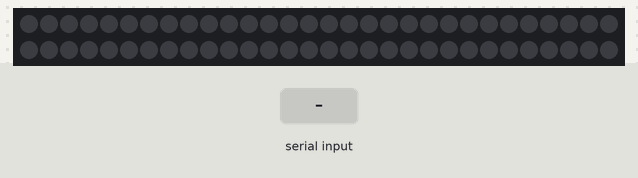
A sketch run on a simulated Arduino Uno, built with avr-gcc and run on an emulated ATmega328P. Shown: 60 RGB LEDs in strip order, left to right, continuing on the next row. Inputs (shaded band) come from the test bench. Dim RGB values are drawn brighter than linear; colours are those a GRB WS2812 strip shows for the declared byte order; random numbers use the default seed unless the sketch sets one.

Above: at 1.2 s.
1.3 s: "$" received over Serial
6.1 s: "#" received over Serial
9.1 s: "/" received over Serial
At 10.0 s:
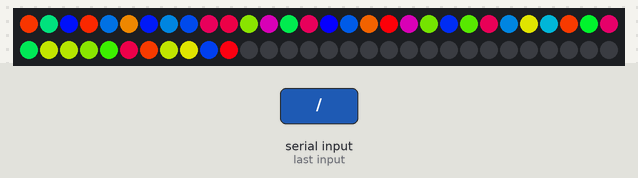
10.8 s: "5\n" received over Serial
At 11.8 s:
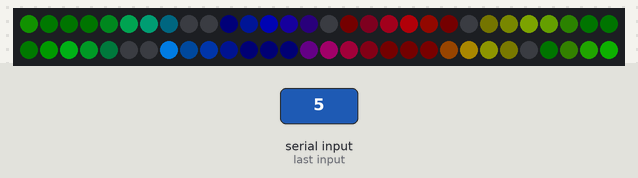
13.8 s: "*" received over Serial
At 15.22 s:
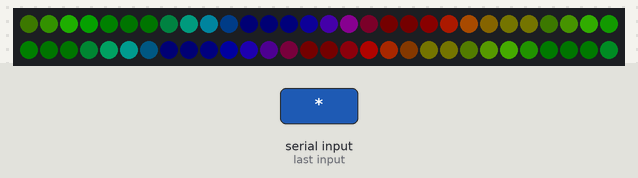
16.8 s: "1\n" received over Serial
At 17.5 s:
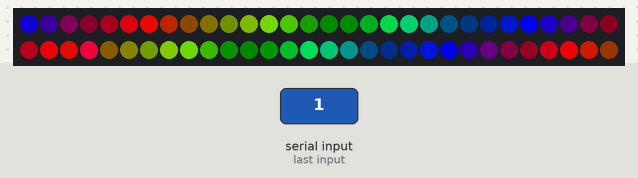

The sketch:

StrangerLights.ino
```cpp
//original neopixels version https://create.arduino.cc/projecthub/3Derp/programmable-stranger-things-light-wall-costume-eaa668
// original code by Michael Barretta
//Edited for FastLED, Optimized and Added Numbers.
//Created by Zombodotcom

#include <FastLED.h>
#define DATA_PIN 3
#define COLOR_ORDER RGB

#define ONDELAY 750
#define OFFDELAY 500
#define NUM_LEDS 60
int mode=0;


String txtMsg = "/";    // Initialize default string for incoming text
CRGB leds[NUM_LEDS];

// Array to transpose incoming ascii positions to corresponding positions in light fixture
const int charPos[36] {
  6, //A
  7, //B
  8, //C
  9, //D
  10, //E
  11, //F
  12, //G
  13, //H
  22, //I
  21, //J
  20, //K
  19, //L
  18, //M
  17, //N
  16, //O
  15, //P
  14, //Q
  23, //R
  24, //S
  25, //T
  26, //U
  27, //V
  28, //W
  29, //X
  30, //Y
  31, //z


};
// number array
const int numPos[11] {
  32,//0
  33,//1
  34,//2
  35,//3
  36,//4
  37,//5
  38,//6
  39,//7
  40,//8
  41,//9
  0// space

};

void setup() {
  FastLED.addLeds<WS2812B, DATA_PIN, COLOR_ORDER>(leds, NUM_LEDS); //setting up the FastLED
  FastLED.clear();
  FastLED.show();
  // Open serial communications and wait for port to open:
  Serial.begin(9600);
  while (!Serial) {
    ; // wait for serial port to connect. Needed for native USB port only
  }
}

// Program to step through string character by character and perform an action
void printChar(String input) {

  for (int i = 0; i < input.length(); i++) {
    //find the value of the character
    int let = ((int)input[i]);

    //if it is a space , go to the space position of the LEDS in this first draft it is in the numPos Array at 10
    if (let == 32) {
    leds[numPos[10]] = CHSV(random8(), 255, 255); // chsv random 8 makes it a random color each time
      FastLED.show();
      delay(ONDELAY);
      leds[numPos[10]] = CRGB::Black; // turn the space led off
      FastLED.show();
      delay(OFFDELAY);
    }
  // check to see if it is a letter if it is use the charPos array for the led
    if (let >= 97 && let <= 122) {
    int let1 = let - 97;
    leds[charPos[let1]] = CHSV(random8(), 255, 255);
      FastLED.show();
      delay(ONDELAY);
      // leds[charPos[pos]].setRGB(0,0,0);
      leds[charPos[let1]] = CRGB::Black;
      FastLED.show();
      delay(OFFDELAY);
    }
    //check to see if it is a number, if it is use the numpos array for the led
    if (let >= 48 && let <= 57) {
    int numa = let - 48;
    leds[numPos[numa]] = CHSV(random8(), 255, 255);
      FastLED.show();
      delay(ONDELAY);
      // leds[charPos[pos]].setRGB(0,0,0);
      leds[numPos[numa]] = CRGB::Black;
      FastLED.show();
      delay(OFFDELAY);
    }
  }
}


void blinkConst(void) {

  int blinkCount = 0;
  int i;

  while (blinkCount < 3) {
    for (i = 0; i < NUM_LEDS; i++) {
      leds[i] = CHSV(random8(), 255, 255);;
    }
    FastLED.show();
    delay(ONDELAY);
    for (i = 0; i < NUM_LEDS; i++) {
      leds[i] = CHSV(0, 0, 0);;
    }
    FastLED.show();
    delay(OFFDELAY);
    blinkCount++;
  }
}

// Function to blink all lights at variable speed
void blinkVar(int speed) {

  int i;

  for (i = 0; i < NUM_LEDS; i++) {
    leds[i] = CHSV(random8(), 255, 255);
  }
  FastLED.show();
  delay(speed);
  for (i = 0; i < NUM_LEDS; i++) {
    leds[i] = CHSV(0, 0, 0);
  }
  FastLED.show();
  delay(speed);
}

// Function to blink all lights randomly
void blinkRandom(int speed) {

  int i, randomNum;

  for (i = 0; i <= NUM_LEDS; i++) {
    randomNum = random(NUM_LEDS);
    leds[randomNum] = CHSV(random8(), 255, 255);
    FastLED.show();
    delay(speed);
    leds[randomNum] = CHSV(0, 0, 0);
    FastLED.show();
    delay(speed);
  }
}

// Function to blink all lights in a row
void blinkRow(int speed) {

  int i;

  for (i = 0; i < NUM_LEDS; i++) {
    leds[i] = CHSV(random8(), 255, 255);
    FastLED.show();
    delay(speed);
  }
  for (i = 0; i < NUM_LEDS; i++) {
    leds[i] = CHSV(0, 0, 0);
  }
  FastLED.show();
}


// Main program body, loop checks for new serial input and runs functions based on character input or default print function
void loop() {
//   Set string to incoming text
   delay(10);
   FastLED.show();
  while (Serial.available() > 0) {
    delay(50);
    char inChar = Serial.read();
    if (inChar == '*') { // Clear string using '*' input
      fill_solid(leds, NUM_LEDS, CRGB::Black);
      txtMsg = "";
      // erase the string so it doesnt print anything
      //set all the leds off
    }
    else if (inChar == '/') { // Clear string using '*' input
    mode=1;
    }
    else if (inChar == ':') { // set the mode to zero and turn all the leds off
    mode=0; // set the mode to zero and turn all the leds off
    fill_solid(leds, NUM_LEDS, CRGB::Black);
    }
    else if (inChar == '%') { // Run other functions using specified inputs
      blinkConst();
    }
    else if (inChar == '&') { // Run other functions using specified inputs
      for (int i = 500; i >= 50; i -= 50)
      {
        blinkVar(i);
      }
    }
    else if (inChar == '$') { // Run other functions using specified inputs
      blinkRandom(50);
    }
    else if (inChar == '#') { // Run other functions using specified inputs
      blinkRow(50);
    }
    else {  // Other wise add input serial character to cleared string
      txtMsg += inChar;
    }
  }
  switch (mode) {
    case 1:  //run when var = 1
      pride();
      FastLED.show();
      break;
    case 2:  //run when var = 2
      blinkConst();
      break;
    default:
      // if nothing else matches, do the default
      // default is optional
    break;
  }
  //blinkBlink();
  printChar(txtMsg);

}


void pride()
{

  static uint16_t sPseudotime = 0;
  static uint16_t sLastMillis = 0;
  static uint16_t sHue16 = 0;

  uint8_t sat8 = beatsin88( 87, 220, 250);
  uint8_t brightdepth = beatsin88( 341, 96, 224);
  uint16_t brightnessthetainc16 = beatsin88( 203, (25 * 256), (40 * 256));
  uint8_t msmultiplier = beatsin88(147, 23, 60);

  uint16_t hue16 = sHue16;//gHue * 256;
  uint16_t hueinc16 = beatsin88(113, 1, 3000);

  uint16_t ms = millis();
  uint16_t deltams = ms - sLastMillis ;
  sLastMillis  = ms;
  sPseudotime += deltams * msmultiplier;
  sHue16 += deltams * beatsin88( 400, 5, 9);
  uint16_t brightnesstheta16 = sPseudotime;

  for ( uint16_t i = 0 ; i < NUM_LEDS; i++) {

    hue16 += hueinc16;
    uint8_t hue8 = hue16 / 256;

    brightnesstheta16  += brightnessthetainc16;
    uint16_t b16 = sin16( brightnesstheta16  ) + 32768;

    uint16_t bri16 = (uint32_t)((uint32_t)b16 * (uint32_t)b16) / 65536;
    uint8_t bri8 = (uint32_t)(((uint32_t)bri16) * brightdepth) / 65536;
    bri8 += (255 - brightdepth);

    CRGB newcolor = CHSV( hue8, sat8, bri8);

    uint16_t pixelnumber = i;
    pixelnumber = (NUM_LEDS - 1) - pixelnumber;

    nblend( leds[pixelnumber], newcolor, 64);

  }

}
```
